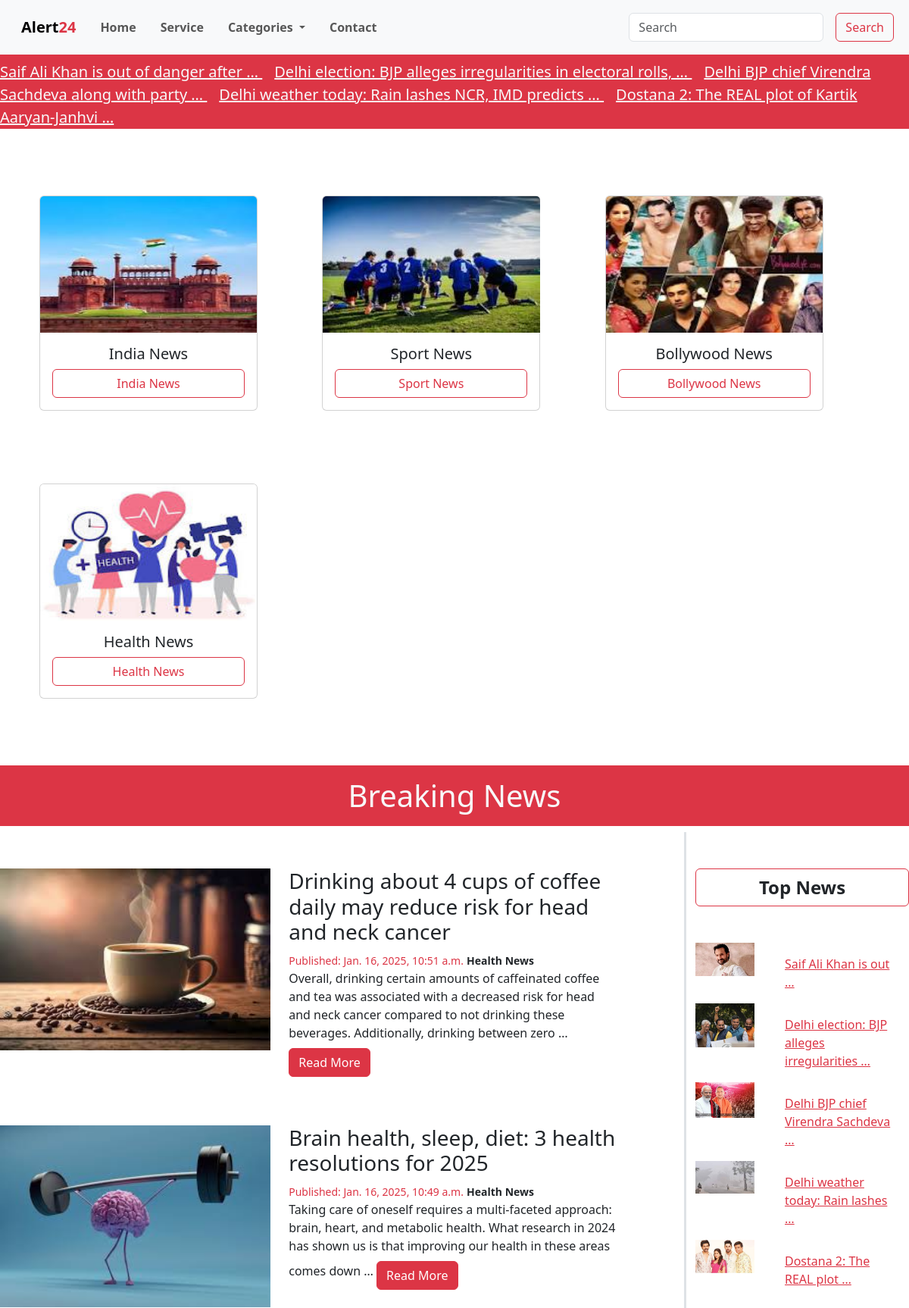
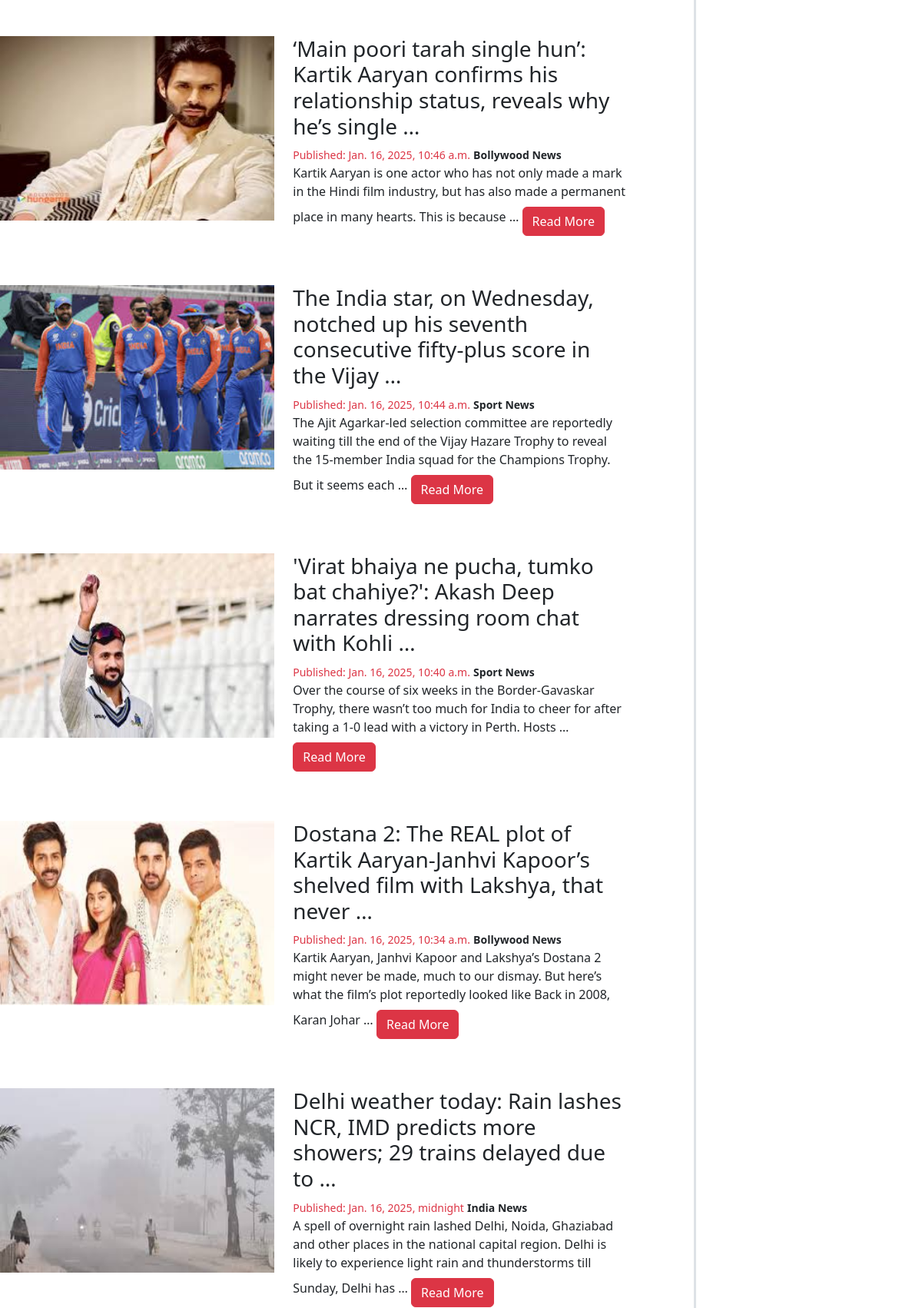
The page / (upper part) on the database its author committed (2 pictures, top to bottom).
### app/models.py (models this page shows)
class News(models.Model):
    category = models.ForeignKey(Categories, on_delete=models.CASCADE)
    title = models.CharField(max_length=250)
    description = models.TextField()
    image = models.ImageField(upload_to='news/')
    date = models.DateTimeField(auto_now_add=True)
    class Meta:
        verbose_name_plural = 'News'

class Categories(models.Model):
    title = models.CharField(max_length=250)
    image = models.ImageField(upload_to='category/')
    class Meta:
        verbose_name_plural = 'Category'
    def __str__(self):
        return self.title

### alert24/views.py (the view)
# urls.py: path('',views.home, name="home"),
def home(request):
    categry = Categories.objects.all()
    allNews = News.objects.all().order_by('-id')
    topNews = News.objects.all().order_by('id')[:5]
    context = {
        'categories': categry,
         'allNews': allNews,
         'topNews': topNews
         }
    return render (request, "index.html", context )

### templates/index.html
{% extends "base.html" %}
{% block news %}
 <section class="news">
  <h1 class="text-center bg-danger text-light py-3">Breaking News</h1>
  <div class="containar">
    <div class="row">
      <div class="col-md-9 border-end border-3">
         {% for news in allNews  %}
        <div class="row my-5">
          <div class="col-md-5">
            <img src="/media/{{ news.image }}" class="img-fluid" style='width: 90vw; height:30vh;'>
           </div>
             <div class="col-md-6">
                 <h3>{{ news.title | truncatewords:15 }}</h3>
                 <small class="text-danger">Published: {{news.date}}</small>
                 <small class=" fw-bold">{{ news.category }}</small>
                 <p>{{news.description | truncatewords:30 }}
                <a href="{% url "details" news.id  %}" class="btn btn-danger mt-2">Read More</a>
            </div>
         </div>
        {% endfor %}
        </div>
        <div class="col-md-3">
          <h3 class="my-5 text-center btn btn-outline-danger w-100 text-dark fs-4 fw-bolder">Top News</h3>
          {% for news in topNews  %}
          <a href="{% url "details" news.id %}" class="link-danger">
            <div class="row">
              <div class="col-md-4">
                <img class='img-fluid' src="/media/{{news.image}}" alt="">
              </div>
              <div class="col-md-8">
                <p class="m-3">{{ news.title | truncatewords:5 }}</p>
              </div>
            </div>
          </a>
          {% endfor %}
        </div>
      </div>
    </div>
</section>
{% endblock news %}

### templates/base.html (shortened to what this page needs)
<!DOCTYPE html>
<html lang="en">
<head>
    <link href="https://cdn.jsdelivr.net/npm/bootstrap@5.3.3/dist/css/bootstrap.min.css"
     rel="stylesheet"
>
    <link rel="stylesheet" href="style.css">
</head>
<body>
    <section class="header">
    <nav class="navbar navbar-expand-lg bg-body-tertiary">
        <div class="container-fluid">
          <a class="navbar-brand fw-bolder ms-3" href=" {% url "home" %}">Alert<span class="text-danger" >24</span></a>
          <div class="collapse navbar-collapse" id="navbarSupportedContent">
            <ul class="navbar-nav me-auto mb-2 mb-lg-0">
              <li class="nav-item">
                <a class="nav-link m-2 fw-bold" aria-current="page" href=" {% url "home" %}">Home</a>
              </li>
              <li class="nav-item">
                <a class="nav-link  m-2 fw-bold" href="#">Service </a>
              </li>
              <li class="nav-item dropdown">
                <a class="nav-link dropdown-toggle  m-2 fw-bold" href="#" role="button" data-bs-toggle="dropdown" aria-expanded="false">
                  Categories
                </a>
              </li>
              <li class="nav-item">
                <a class="nav-link m-2 fw-bold" aria-disabled="true">Contact</a>
              </li>
            </ul>
            <form class="d-flex" action="{% url "search" %}" role="search">
              <input class="form-control me-2 m-2" type="search" placeholder="Search" name="search">
              <button class="btn btn-outline-danger m-2" type="submit">Search</button>
            </form>
          </div>
        </div>
      </nav>
      <marquee onmouseover="stop()" onmouseleave="start()" class="bg-danger text-light fs-5 pt-2">
     {% for top in topNews %}
     <a href="" class="me-3 link-light">{{ top.title | truncatewords:8 }} </a>
     {% endfor %}
    </marquee>
      <div class="row" style="margin:40px;">
        {% for categry in categories %}
        <div class="col-md-4 my-5">
          <div class="card" style="width: 18rem;">
            <img src="/media/{{ categry.image }}" class="card-img-top" style="width:17.9rem; height: 180px;" alt="...">
            <div class="card-body">
              <h5 class="card-title text-center">{{ categry.title }}</h5>
              <a href=" " class="btn btn-outline-danger w-100">{{ categry.title }}</a>
            </div>
          </div>
        </div>
        {% endfor %}
      </div>
    </section>
    {% block news %}
    {% endblock news %}
</body>
</html>

### static/style.css (style rules this page uses)
* { margin: 0%; padding: 0%; }

### rows shown on the page
News: title "Saif Ali Khan is out of danger after …", image (picture), title "Saif Ali Khan is out …"
News: title "Delhi election: BJP alleges irregularities in electoral rolls, …", image (picture), title "Delhi election: BJP alleges irregularities …"
News: title "Delhi BJP chief Virendra Sachdeva along with party …", image (picture), title "Delhi BJP chief Virendra Sachdeva …"
News: title "Delhi weather today: Rain lashes NCR, IMD predicts …", image (picture), title "Delhi weather today: Rain lashes NCR, IMD predicts more showers; 29 trains delayed due to …", date "Jan. 16, 2025, midnight", category "India News", description "A spell of overnight rain lashed Delhi, Noida, Ghaziabad and other places in the national capital region. Delhi is likely to experience light rain and thunderstorms till Sunday, Delhi has …", title "Delhi weather today: Rain lashes …"
News: title "Dostana 2: The REAL plot of Kartik Aaryan-Janhvi …", image (picture), title "Dostana 2: The REAL plot of Kartik Aaryan-Janhvi Kapoor’s shelved film with Lakshya, that never …", date "Jan. 16, 2025, 10:34 a.m.", category "Bollywood News", description "Kartik Aaryan, Janhvi Kapoor and Lakshya’s Dostana 2 might never be made, much to our dismay. But here’s what the film’s plot reportedly looked like Back in 2008, Karan Johar …", title "Dostana 2: The REAL plot …"
Categories: image (picture), title "India News"
Categories: image (picture), title "Sport News"
Categories: image (picture), title "Bollywood News"
Categories: image (picture), title "Health News"
News: image (picture), title "Drinking about 4 cups of coffee daily may reduce risk for head and neck cancer", date "Jan. 16, 2025, 10:51 a.m.", category "Health News", description "Overall, drinking certain amounts of caffeinated coffee and tea was associated with a decreased risk for head and neck cancer compared to not drinking these beverages. Additionally, drinking between zero …"
News: image (picture), title "Brain health, sleep, diet: 3 health resolutions for 2025", date "Jan. 16, 2025, 10:49 a.m.", category "Health News", description "Taking care of oneself requires a multi-faceted approach: brain, heart, and metabolic health. What research in 2024 has shown us is that improving our health in these areas comes down …"
News: image (picture), title "‘Main poori tarah single hun’: Kartik Aaryan confirms his relationship status, reveals why he’s single …", date "Jan. 16, 2025, 10:46 a.m.", category "Bollywood News", description "Kartik Aaryan is one actor who has not only made a mark in the Hindi film industry, but has also made a permanent place in many hearts. This is because …"
News: image (picture), title "The India star, on Wednesday, notched up his seventh consecutive fifty-plus score in the Vijay …", date "Jan. 16, 2025, 10:44 a.m.", category "Sport News", description "The Ajit Agarkar-led selection committee are reportedly waiting till the end of the Vijay Hazare Trophy to reveal the 15-member India squad for the Champions Trophy. But it seems each …"
News: image (picture), title "'Virat bhaiya ne pucha, tumko bat chahiye?': Akash Deep narrates dressing room chat with Kohli …", date "Jan. 16, 2025, 10:40 a.m.", category "Sport News", description "Over the course of six weeks in the Border-Gavaskar Trophy, there wasn’t too much for India to cheer for after taking a 1-0 lead with a victory in Perth. Hosts …"
